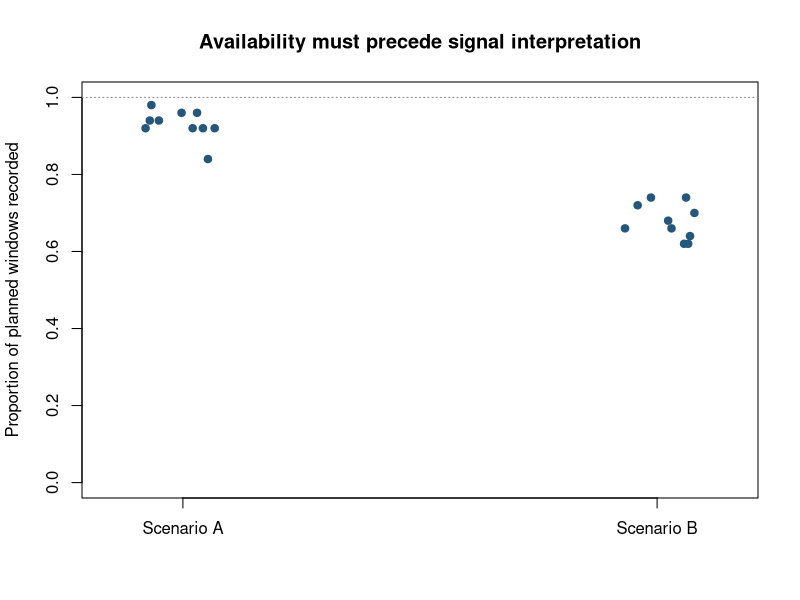
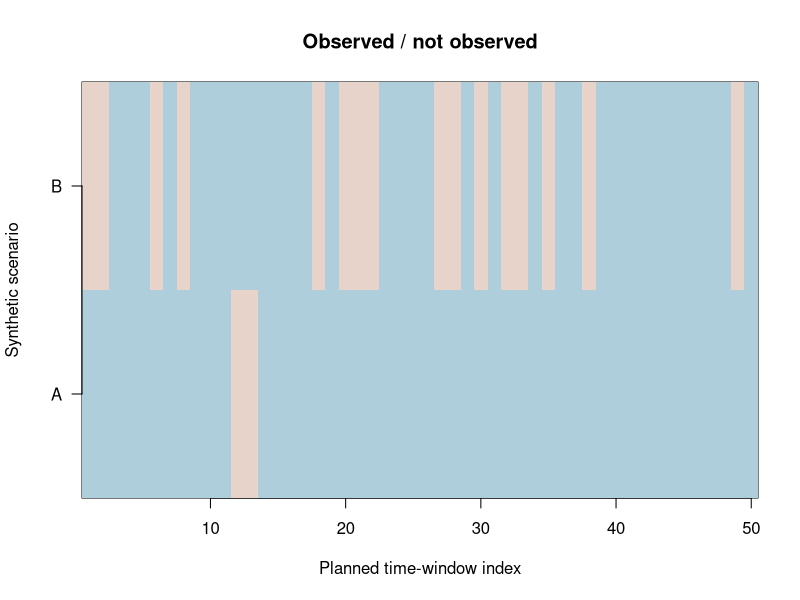

Recreate these plots in R, in order.
## ---- chunk 1
set.seed(20261022)
participant <- rep(seq_len(20L), each = 50L)
scenario <- rep(c("Scenario A", "Scenario B"), each = 500L)
loss_probability <- rep(c(rep(0.08, 10L), rep(0.32, 10L)), each = 50L)
recorded <- stats::rbinom(length(participant), 1L, 1 - loss_probability)
dat <- data.frame(participant = participant, scenario = scenario,
                  recorded = recorded)
per_person <- stats::aggregate(recorded ~ participant + scenario, data = dat,
                               FUN = mean)
names(per_person)[3L] <- "recorded_fraction"
stopifnot(nrow(per_person) == 20L, nrow(dat) == 1000L,
          all(per_person$recorded_fraction >= 0),
          all(per_person$recorded_fraction <= 1))
stats::aggregate(recorded_fraction ~ scenario, per_person, mean)
## ---- chunk 2
graphics::stripchart(recorded_fraction ~ scenario, data = per_person,
                     method = "jitter", jitter = 0.08, vertical = TRUE,
                     pch = 19, col = "#24577B",
                     ylab = "Proportion of planned windows recorded",
                     main = "Availability must precede signal interpretation",
                     ylim = c(0, 1))
graphics::abline(h = 1, lty = 3, col = "#888888")
## ---- chunk 3
example_ids <- c(1L, 11L)
rows <- lapply(example_ids, function(i) dat$recorded[dat$participant == i])
matrix_availability <- do.call(rbind, rows)
graphics::image(x = seq_len(ncol(matrix_availability)),
                y = seq_len(nrow(matrix_availability)),
                z = t(matrix_availability),
                col = c("#E8D3CA", "#AECEDC"),
                xlab = "Planned time-window index", ylab = "Synthetic scenario",
                yaxt = "n", main = "Observed / not observed")
graphics::axis(2, at = seq_along(example_ids),
               labels = c("A", "B"), las = 1)
